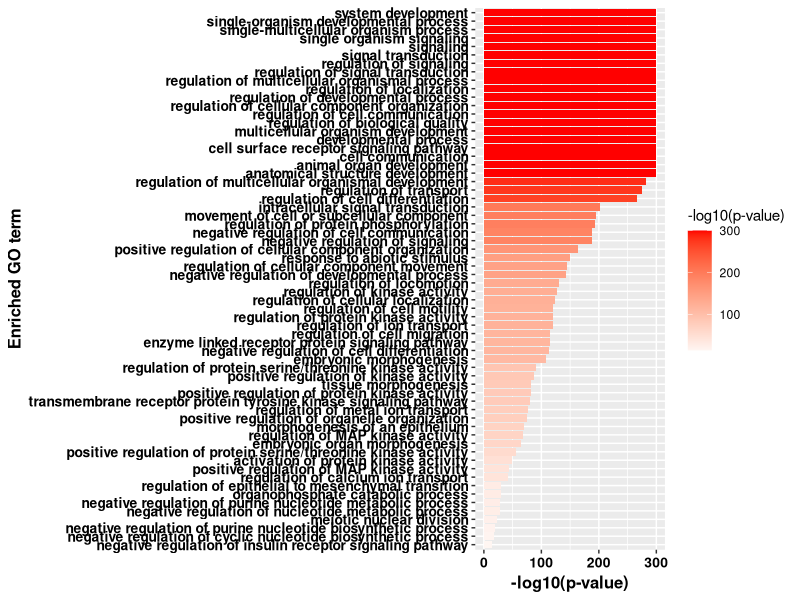
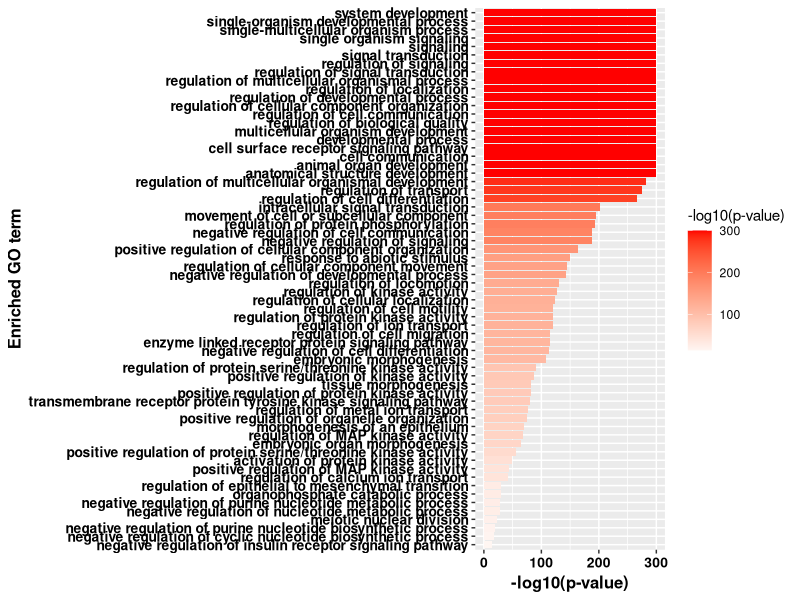

The R script that drew these images, in order:
library(ggplot2)
library(dplyr)
this.dir <- dirname(parent.frame(2)$ofile)
setwd(this.dir)
imsk_go_df <- as.data.frame(read.table("IMSK_GO.csv",header = T, sep=",",stringsAsFactors=FALSE))
imsk_go_df$log10.p.value = -1 * imsk_go_df$log10.p.value
seleted_df = imsk_go_df %>% select(description, log10.p.value)
colnames(seleted_df)<-c("description", "-log10(p-value)")
library(ggpubr)
ggplot(seleted_df, aes(x = reorder(seleted_df$description, seleted_df$`-log10(p-value)`), y = seleted_df$`-log10(p-value)`, fill=seleted_df$`-log10(p-value)`)) + 
  geom_col(aes(fill = seleted_df$`-log10(p-value)`)) + 
  scale_fill_gradient2(name ="-log10(p-value)", low = "blue", high = "red") + #, mid = "white"
  coord_flip() + 
  labs(y= "-log10(p-value)", x="Enriched GO term") + theme(
    axis.title.x = element_text(size=12, face="bold"),
    axis.title.y = element_text(size=12, face="bold")
  ) + font("xy.text", size = 10, color="black",  face = "bold")
ggsave("IMSK.svg", width =12, height = 8)